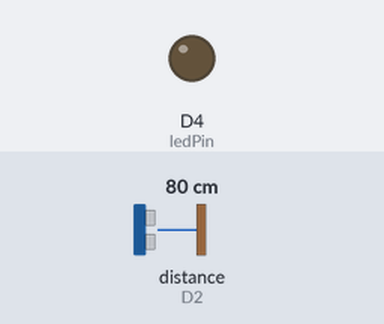
A program run on a simulated ESP8266 (NodeMCU). Parts: output pins drawn as LEDs (lit = HIGH). Wiring (inferred from the names in the program): ultrasonic range finder: trigger D3; echo D2. The test bench sets the inputs (shaded band); at power-on: distance to the obstacle (sensor on D2) 80 cm. The echo pulse lasts 58.3 µs per cm; pins used as bus, display or sensor lines are not drawn.

Above: at 1.3 s.
1.4 s: distance to the obstacle (sensor on D2) set to 13 cm
2.9 s: distance to the obstacle (sensor on D2) set to 10 cm
At 4.2 s:
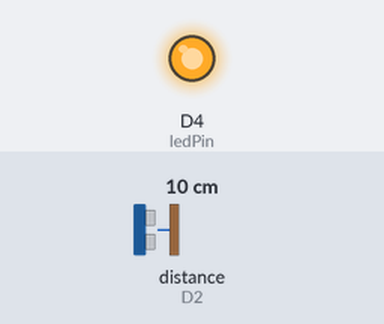
4.5 s: distance to the obstacle (sensor on D2) set to 18 cm
At 5.5 s:
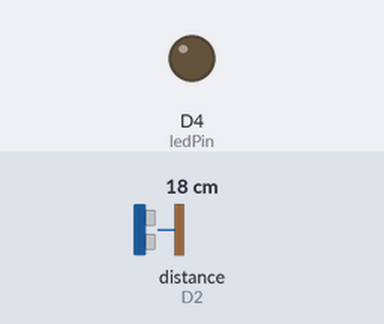
6.0 s: distance to the obstacle (sensor on D2) set to 2 cm
At 6.8 s:
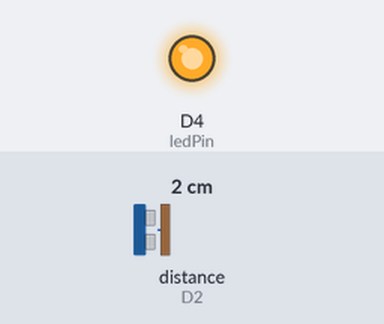
Timing chart, 0 to 8.5 s (numbered marks = the images above; inputs shaded):
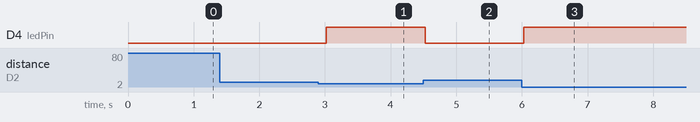

The program:

main.cpp
```cpp
#include <Arduino.h>

int echoPin = D2;
int trigPin = D3;
int ledPin = D4;

long duration;
int distance;

void setup() {
  // put your setup code here, to run once:
  pinMode(echoPin, INPUT);
  pinMode(trigPin, OUTPUT);
  pinMode(ledPin, OUTPUT);

  Serial.begin(9600);
}

void loop() {
  // put your main code here, to run repeatedly:
  digitalWrite(trigPin, LOW);
  delayMicroseconds(5);
  digitalWrite(trigPin, HIGH);
  delayMicroseconds(10);
  digitalWrite(trigPin, LOW);

  duration = pulseIn(echoPin, HIGH);
  distance = duration * 0.034 / 2;

  Serial1.print("Distance : ");
  Serial1.print(distance);
  Serial1.println(" cm");

  //SET kondisi saat menyala
  if (distance <= 10) {
    digitalWrite(ledPin,HIGH);
  }else{
    digitalWrite(ledPin,LOW);
  }
  delay(500);
}
```

Measured:
- the behaviour switches between 12 and 11 cm on distance to the obstacle (sensor on D2) (found by bisection; images 0 and 1)
- after the input at 1.4 s, every drawn part: stays the same
- after the input at 2.9 s, D4 (ledPin): LOW → HIGH after 0.12 s
- after the input at 4.5 s, D4 (ledPin): HIGH → LOW at once
- after the input at 6.0 s, D4 (ledPin): LOW → HIGH at once
